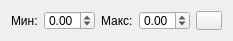
<?xml version="1.0" encoding="UTF-8"?>
<ui version="4.0">
 <class>MinMax</class>
 <widget class="QWidget" name="MinMax">
  <property name="geometry">
   <rect>
    <x>0</x>
    <y>0</y>
    <width>233</width>
    <height>41</height>
   </rect>
  </property>
  <property name="minimumSize">
   <size>
    <width>233</width>
    <height>41</height>
   </size>
  </property>
  <property name="maximumSize">
   <size>
    <width>16777215</width>
    <height>41</height>
   </size>
  </property>
  <property name="windowTitle">
   <string>Form</string>
  </property>
  <layout class="QHBoxLayout" name="horizontalLayout">
   <item>
    <spacer name="horizontalSpacer">
     <property name="orientation">
      <enum>Qt::Horizontal</enum>
     </property>
     <property name="sizeHint" stdset="0">
      <size>
       <width>40</width>
       <height>20</height>
      </size>
     </property>
    </spacer>
   </item>
   <item>
    <widget class="QLabel" name="labelMin">
     <property name="text">
      <string>Мин:</string>
     </property>
    </widget>
   </item>
   <item>
    <widget class="QDoubleSpinBox" name="doubleSpinBoxMin">
     <property name="minimum">
      <double>-1000.000000000000000</double>
     </property>
     <property name="maximum">
      <double>1000.000000000000000</double>
     </property>
    </widget>
   </item>
   <item>
    <widget class="QLabel" name="labelMax">
     <property name="text">
      <string>Макс:</string>
     </property>
    </widget>
   </item>
   <item>
    <widget class="QDoubleSpinBox" name="doubleSpinBoxMax">
     <property name="minimum">
      <double>-1000.000000000000000</double>
     </property>
     <property name="maximum">
      <double>1000.000000000000000</double>
     </property>
    </widget>
   </item>
   <item>
    <widget class="QPushButton" name="pushButtonConfig">
     <property name="sizePolicy">
      <sizepolicy hsizetype="Minimum" vsizetype="Minimum">
       <horstretch>0</horstretch>
       <verstretch>0</verstretch>
      </sizepolicy>
     </property>
     <property name="minimumSize">
      <size>
       <width>0</width>
       <height>0</height>
      </size>
     </property>
     <property name="maximumSize">
      <size>
       <width>26</width>
       <height>16777215</height>
      </size>
     </property>
     <property name="text">
      <string/>
     </property>
     <property name="icon">
      <iconset resource="../../pic/ui-res.qrc">
       <normaloff>:/ui/ui-gradientlineedit-gears.png</normaloff>:/ui/ui-gradientlineedit-gears.png</iconset>
     </property>
     <property name="checkable">
      <bool>true</bool>
     </property>
     <property name="flat">
      <bool>false</bool>
     </property>
    </widget>
   </item>
  </layout>
 </widget>
 <resources>
  <include location="../../pic/ui-res.qrc"/>
 </resources>
 <connections/>
</ui>
